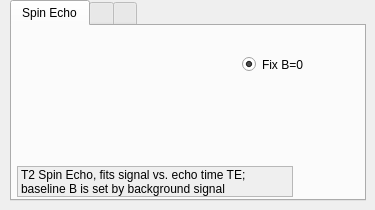
     <widget class="QWidget" name="T2">
      <widget class="QTabWidget" name="tabT2">
       <property name="geometry">
        <rect>
         <x>10</x>
         <y>0</y>
         <width>356</width>
         <height>201</height>
        </rect>
       </property>
       <property name="autoFillBackground">
        <bool>false</bool>
       </property>
       <property name="tabPosition">
        <enum>QTabWidget::North</enum>
       </property>
       <property name="currentIndex">
        <number>0</number>
       </property>
       <widget class="QWidget" name="SpinEcho">
        <attribute name="title">
         <string>Spin Echo</string>
        </attribute>
        <widget class="QLabel" name="lblT2SEequ">
         <property name="enabled">
          <bool>false</bool>
         </property>
         <property name="geometry">
          <rect>
           <x>5</x>
           <y>10</y>
           <width>216</width>
           <height>131</height>
          </rect>
         </property>
         <property name="text">
          <string/>
         </property>
         <property name="pixmap">
          <pixmap>../icons/T2-1model.jpg</pixmap>
         </property>
         <property name="scaledContents">
          <bool>true</bool>
         </property>
        </widget>
        <widget class="QLabel" name="label_54">
         <property name="geometry">
          <rect>
           <x>5</x>
           <y>140</y>
           <width>276</width>
           <height>31</height>
          </rect>
         </property>
         <property name="autoFillBackground">
          <bool>true</bool>
         </property>
         <property name="frameShape">
          <enum>QFrame::StyledPanel</enum>
         </property>
         <property name="text">
          <string>T2 Spin Echo, fits signal vs. echo time TE; baseline B is set by background signal</string>
         </property>
         <property name="scaledContents">
          <bool>false</bool>
         </property>
         <property name="wordWrap">
          <bool>true</bool>
         </property>
        </widget>
        <widget class="QRadioButton" name="rbFixSEB">
         <property name="geometry">
          <rect>
           <x>230</x>
           <y>30</y>
           <width>82</width>
           <height>17</height>
          </rect>
         </property>
         <property name="text">
          <string>Fix B=0</string>
         </property>
         <property name="checked">
          <bool>true</bool>
         </property>
        </widget>
       </widget>
       <widget class="QWidget" name="widget_2">
        <attribute name="title">
         <string/>
        </attribute>
       </widget>
       <widget class="QWidget" name="widget_3">
        <attribute name="title">
         <string/>
        </attribute>
       </widget>
      </widget>
     </widget>
